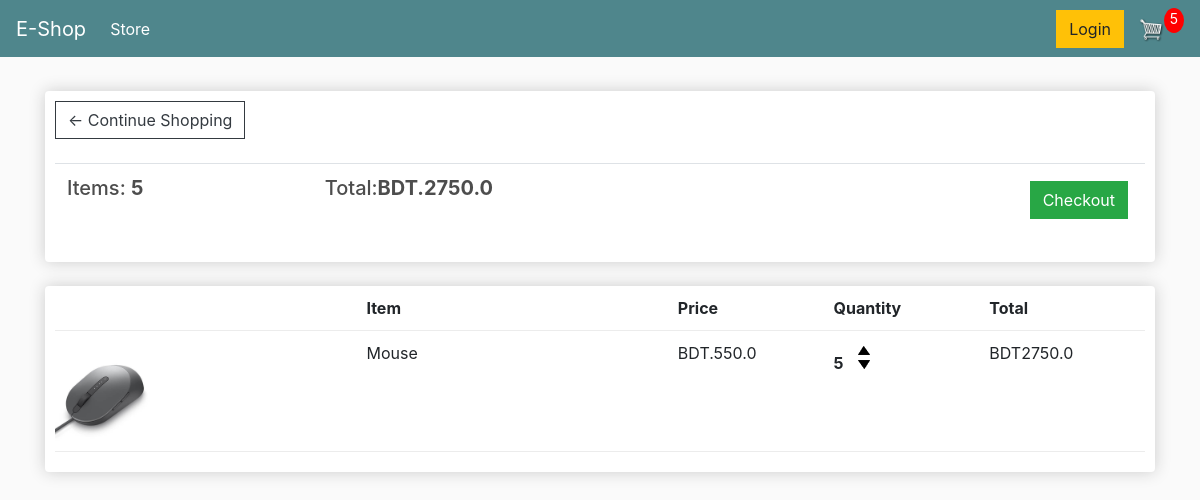
The page /cart/ (signed in) on the database as committed earlier.
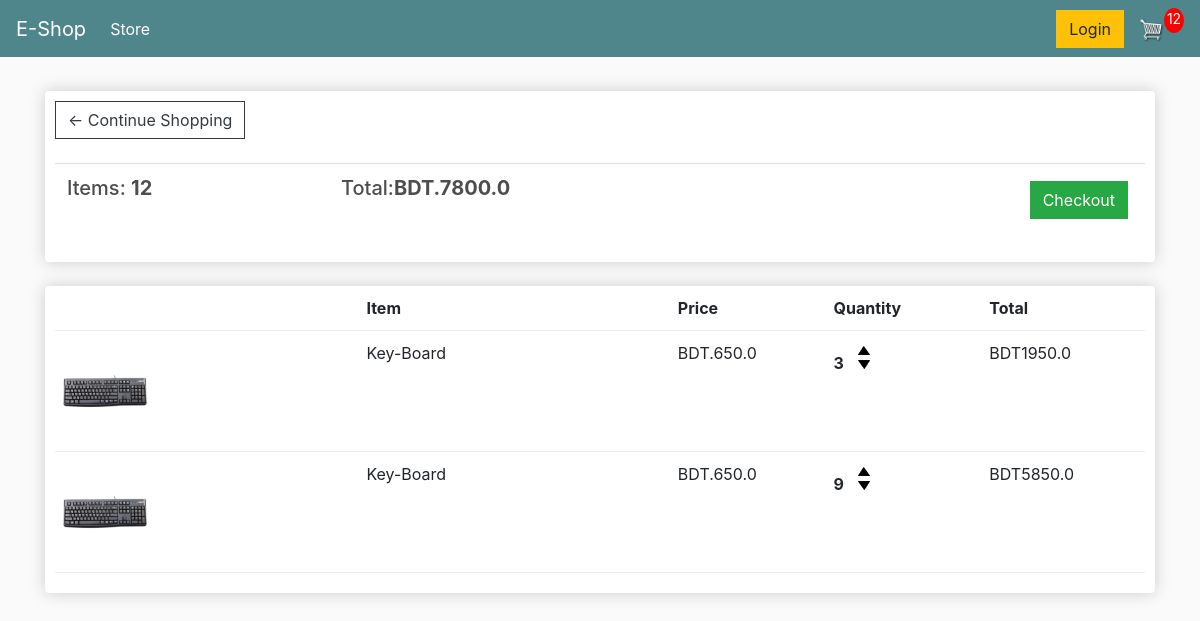
The same page on the database as committed later.
### store/models.py (models this page shows, shortened)
class Order(models.Model):
  customer = models.ForeignKey(Customer, on_delete=models.CASCADE, blank=True,null=True)
  date_ordered = models.DateTimeField(auto_now_add=True)
  complete =  models.BooleanField(default=False , blank=True, null=True)
  transaction_id = models.CharField(max_length=200,blank=True, null=True)
  @property
  def get_cart_total(self):
    orderitems = self.orderitem_set.all()
    total = sum([item.get_total for item in orderitems])
    return total
  @property
  def get_cart_items(self):
    orderitems = self.orderitem_set.all()
    total = sum([item.quantity for item in orderitems])
    return total

class OrderItem(models.Model):
  product = models.ForeignKey(Product, on_delete=models.SET_NULL, blank=True,null=True)
  order = models.ForeignKey(Order, on_delete=models.SET_NULL,blank=True,null=True)
  quantity = models.IntegerField(default=0, blank=True, null=True)
  date_added = models.DateTimeField(auto_now_add=True)
  @property
  def get_total(self):
    total = self.product.price * self.quantity
    return total

class Product(models.Model):
  name = models.CharField(max_length=200, blank=True,null=True)
  price = models.FloatField()
  digital = models.BooleanField(default=False , blank=True, null=True)
  image = models.ImageField(blank=True,null=True)
  @property
  def imageURL(self):
    try:
      url = self.image.url
    except:
      url = ''
    return url

### store/views.py (the view)
# urls.py: path('cart/', cart , name='cart'),
def cart(request):
  if request.user.is_authenticated:
      customer = request.user.customer
      queryset = Order.objects.filter(customer=customer, complete=False)
      if queryset.exists():
        order, created = queryset.first(), False
      else:
        order, created = Order.objects.create(customer=customer, complete=False), True
      items = order.orderitem_set.all()
      cartItems = order.get_cart_items
  else:
      items=[]
      order = {'get_cart_total':0, 'get_cart_items':0,'shipping': False}
      cartItems = order['get_cart_items']
  context = {'order':order,'items':items,'cartItems':cartItems}
  return render(request,'store/cart.html',context)

### templates/store/cart.html
{% extends 'store/main.html' %}
{% load static %}
{% block content %}
	<div class="row">
		<div class="col-lg-12">
			<div class="box-element">
				<a  class="btn btn-outline-dark" href="{% url 'store' %}">&#x2190; Continue Shopping</a>
				<br>
				<br>
				<table class="table">
					<tr>
						<th><h5>Items: <strong>{{order.get_cart_items}}</strong></h5></th>
						<th><h5>Total:<strong>BDT.{{order.get_cart_total}}</strong></h5></th>
						<th>
							<a  style="float:right; margin:5px;" class="btn btn-success" href="{% url 'checkout' %}">Checkout</a>
						</th>
					</tr>
				</table>
			</div>
			<br>
			<div class="box-element">
				<div class="cart-row">
					<div style="flex:2"></div>
					<div style="flex:2"><strong>Item</strong></div>
					<div style="flex:1"><strong>Price</strong></div>
					<div style="flex:1"><strong>Quantity</strong></div>
					<div style="flex:1"><strong>Total</strong></div>
				</div>
				{% for item in items %}
				<div class="cart-row">
					<div style="flex:2"><img class="row-image" src="{{item.product.imageURL}}"></div>
					<div style="flex:2"><p>{{item.product.name}}</p></div>
					<div style="flex:1"><p>BDT.{{item.product.price}}</p></div>
					<div style="flex:1">
						<p class="quantity">{{item.quantity}}</p>
						<div class="quantity">
							<img data-product="{{item.product.id}}" data-action="add" class="chg-quantity update-cart" src="{% static  'images/arrow-up.png' %}">
							<img data-product="{{item.product.id}}" data-action="remove" class="chg-quantity update-cart" src="{% static  'images/arrow-down.png' %}">
						</div>
					</div>
					<div style="flex:1"><p>BDT{{item.get_total}}</p></div>
				</div>
				{% endfor %}
			</div>
		</div>
	</div>
{% endblock content %}

### templates/store/main.html (shortened to what this page needs)
<!DOCTYPE html>
{% load static %}
<html>
<head>
	<link rel="stylesheet" href="https://stackpath.bootstrapcdn.com/bootstrap/4.4.1/css/bootstrap.min.css">
	<link rel="stylesheet" type="text/css" href="{% static 'css/main.css' %}">
</head>
<body>
	<nav class="navbar navbar-expand-lg navbar-dark bg-dark">
	  <a class="navbar-brand" href="{% url 'store' %}">E-Shop</a>
	  <div class="collapse navbar-collapse" id="navbarSupportedContent">
	    <ul class="navbar-nav mr-auto">
	      <li class="nav-item active">
	        <a class="nav-link" href="{% url 'store' %}">Store <span class="sr-only">(current)</span></a>
	      </li>
	    </ul>
	    <div class="form-inline my-2 my-lg-0">
	     	<a href="#"class="btn btn-warning">Login</a>
	     	<a href="{% url 'cart' %}">
	    		<img  id="cart-icon" src="{% static 'images/cart.png' %}">
	    	</a>
	    	<p id="cart-total">{{cartItems}}</p>
	    </div>
	  </div>
	</nav>
     <div class="container">
            <br>
            {% block content %}
            {% endblock %}
         </div>
</body>
</html>

### static/css/main.css (style rules this page uses)
body { background-color: hsl(0, 0%, 98%); }
h1,h2,h3,h4,h5,h6 { color:hsl(0, 0%, 30%); }
.box-element { box-shadow:hsl(0, 0%, 80%) 0 0 16px; background-color: #fff; border-radius: 4px; padding: 10px; }
.bg-dark { background-color: #4f868c!important; }
#cart-icon { width:25px; display: inline-block; margin-left: 15px; }
#cart-total { display: block; text-align: center; color:#fff; background-color: red; width: 20px; height: 25px; border-radius: 50%; font-size: 14px; }
.col-lg-4, .col-lg-6, .col-lg-8, .col-lg-12 { margin-top: 10px; }
.btn { border-radius: 0; }
.row-image { width: 100px; }
.cart-row { display: flex; align-items: flex-stretch; padding-bottom: 10px; margin-bottom: 10px; border-bottom: 1px solid #ececec; }
.quantity { display: inline-block; font-weight: 700; padding-right:10px; }
.chg-quantity { width: 12px; cursor: pointer; display: block; margin-top: 5px; transition:.1s; }

Rows that differ between the two databases and show on the page:
removed Order: get_cart_items "5", get_cart_total "2750.0"
no longer on this page (row edited): OrderItem: product.imageURL (picture), product.name "Mouse", product.price "550.0", quantity "5", get_total "2750.0"
added Order: get_cart_items "12", get_cart_total "7800.0"
added OrderItem: product.imageURL (picture), product.name "Key-Board", product.price "650.0", quantity "3", get_total "1950.0"
added OrderItem: product.imageURL (picture), product.name "Key-Board", product.price "650.0", quantity "9", get_total "5850.0"
Other text that changed with them:
{{ cartItems }}: "5" → "12"
